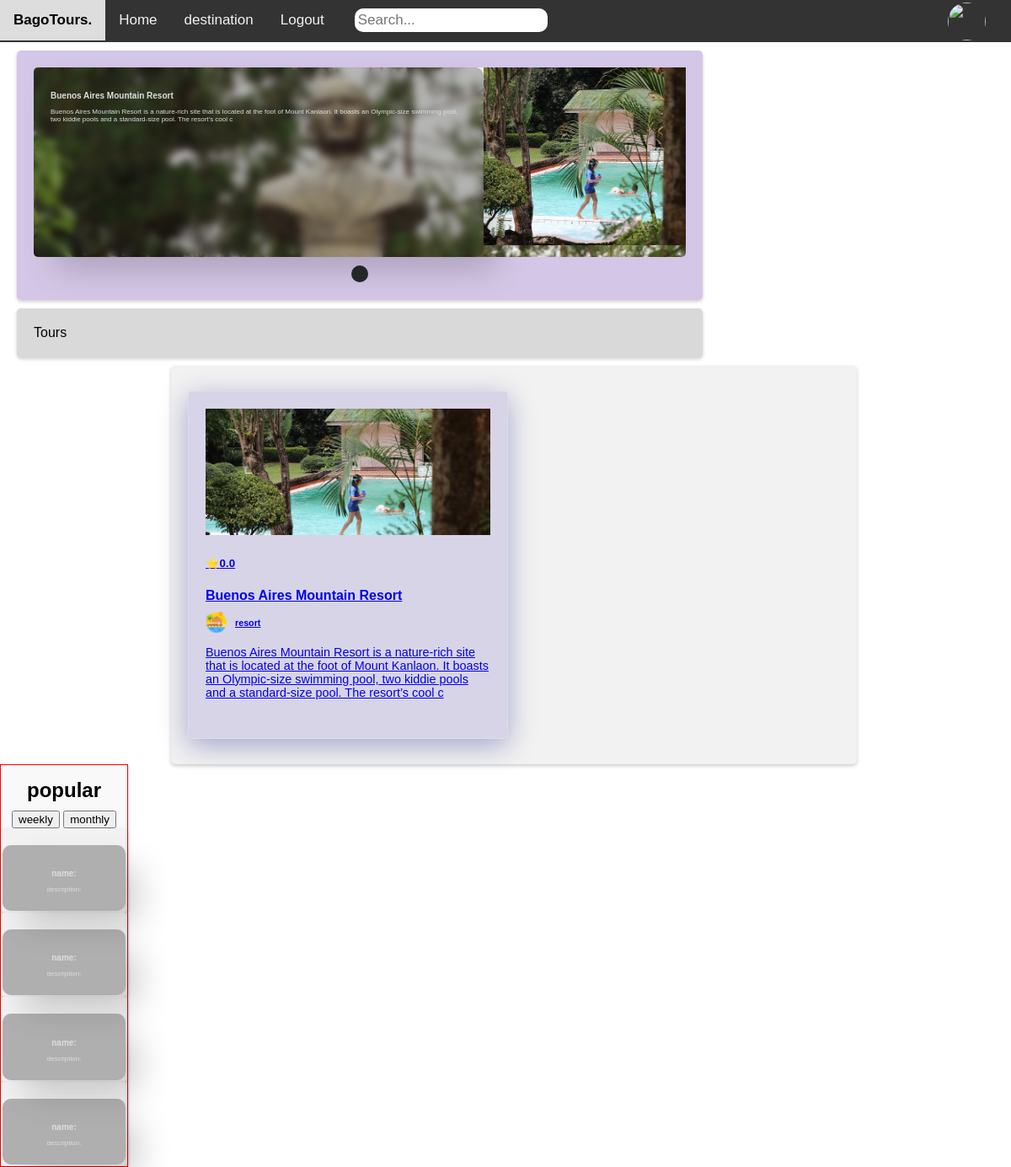
Page /user/home.php on the committed database.
### tables this page shows
CREATE TABLE `tours` (
  `id` int(50) NOT NULL,
  `user_id` int(50) NOT NULL,
  `img` varchar(50) NOT NULL,
  `title` varchar(200) NOT NULL,
  `address` varchar(200) NOT NULL,
  `latitude` varchar(50) NOT NULL,
  `longitude` varchar(50) NOT NULL,
  `type` varchar(50) NOT NULL,
  `description` varchar(200) NOT NULL,
  `status` varchar(50) NOT NULL,
  `date_created` datetime NOT NULL DEFAULT current_timestamp()
);

### func/user_func.php (called while the page is built, shortened)
<?php
function getAllTours($conn) {
    $sql = "SELECT * FROM tours WHERE status = 1";
    $result = mysqli_query($conn, $sql);
    $tours = [];
    if (mysqli_num_rows($result) > 0) {
        while ($row = mysqli_fetch_assoc($result)) {
            $tours[] = $row;
        }
    }
    return $tours;
}
function getAverageRating($conn, $tour_id) {
    $stmt = $conn->prepare("
        SELECT COALESCE(AVG(r.rating), 0) AS average_rating
        FROM review_rating r
        WHERE r.tour_id = ?");
    $stmt->bind_param("i", $tour_id);
    $stmt->execute();
    $result = $stmt->get_result();
    if ($result->num_rows > 0) {
        return $result->fetch_assoc()['average_rating'];
    } else {
        return 0;
    }
}

### user/home.php (the view, shortened to what this page needs)
<?php
include("../func/user_func.php");
$tours = getAllTours($conn);
?>
<!DOCTYPE html>
<html>
<head>
<link rel="stylesheet" href="https://cdnjs.cloudflare.com/ajax/libs/font-awesome/4.7.0/css/font-awesome.min.css">
<link rel="stylesheet" href="assets/css/style.css">
</head>
<body>
<?php include('inc/topnav.php'); ?>
<main>
  <div class="content">
  <header class="recomendation">
  <?php
  $tab = 1;
  foreach ($tours as $tour) { ?>
    <div id="tab<?php echo $tab; ?>" class="tab <?php echo $tab === 1 ? 'active' : ''; ?>">
      <div class="tabcontainer">
        <div class="details">
          <h2><?php echo $tour['title'] ?></h2>
          <p><?php echo $tour['description'] ?></p>
        </div>
        <div>
          <img src="../upload/Tour Images/<?php echo $tour['img']?>" alt="">
        </div>
      </div>
    </div>
  <?php
      $tab++;
    }
  ?>
  <div class="circle-container">
    <?php for ($i = 1; $i < $tab; $i++) { ?>
      <button class="circle-button" onclick="showTab(<?php echo $i; ?>)"></button>
    <?php } ?>
  </div>
  </header>
  <div class="head">Tours</div>
  <div class="cardmain">
  <?php
      foreach ($tours as $tour) {
        $average_rating = getAverageRating($conn, $tour['id']);?>
            <a class="card" href="tour?tours=<?php echo $tour['id'] ?>">
            <img class="resorts" src="../upload/Tour Images/<?php echo $tour['img'] ?>" alt="">
            <h5>⭐<?php echo number_format($average_rating, 1)?></h5>
            <h2><?php echo $tour['title'] ?></h2>
            <div class="logo" style="display: flex; align-items: center;">
                <img src="../assets/icons/<?php echo htmlspecialchars($tour['type'], ENT_QUOTES, 'UTF-8'); ?>.png" alt="icon" style="width: 25px; height: 25px; margin-right: 10px;">
                <h6 style="margin: 0;">
                <?php echo htmlspecialchars($tour['type'], ENT_QUOTES, 'UTF-8'); ?>
            </h6>
        </div>
      <p><?php echo $tour['description'] ?></p>
    </a>
    <?php }
    ?>
  </div>
  </div>
  <div class="topdestination">
    <h1>popular</h1>
  <div>
      <button>weekly</button>
      <button>monthly</button>
    </div>
    <div class="popular">
      <div class="destination">
        <div class="details">
          <h2>name:</h2>
          <p>description:</p>
        </div>
      </div>
      <div class="destination">
        <div class="details">
          <h2>name:</h2>
          <p>description:</p>
        </div>
      </div>
      <div class="destination">
        <div class="details">
          <h2>name:</h2>
          <p>description:</p>
        </div>
      </div>
      <div class="destination">
        <div class="details">
          <h2>name:</h2>
          <p>description:</p>
        </div>
      </div>
    </div>
  </div>
</main>
</body>
</html>

### user/inc/topnav.php (shortened to what this page needs)
<div class="topnav" id="myTopnav">
  <div class="nav__logo"><a href="#">BagoTours.</a></div>
  <a href="home">Home</a>
  <a href="map">destination</a>
  <input type="text" id="search" class="search-input" placeholder="Search...">
  <img class="author-4" src="../upload/Profile Pictures/<?php echo $_SESSION['profile-pic'] ?>" alt="">
  <a href="../php/logout.php">Logout</a>
</div>

### user/assets/css/style.css (style rules this page uses)
body { margin: 0; font-family: Arial, Helvetica, sans-serif; }
.topnav { overflow: hidden; background-color: #333; height: 50px; }
.nav__logo a { font-size: 1.2rem; font-weight: 600; color: var(--white); font-family: serif; }
.topnav a { float: left; display: block; color: #f2f2f2; text-align: center; padding: 14px 16px; text-decoration: none; font-size: 17px; font-family: Arial, Helvetica, sans-serif; }
.topnav input[type=text] { float: none; padding: 4px; border: none; margin-top: 10px; margin-left: 20px; font-size: 17px; border-radius: 10px; }
.author-4 { float: right; width: 45px; height: 45px; border-radius: 100px; margin-top: 3px; margin-right: 30px; }
.content { display: block; margin-top: 10px; width: auto; margin-left: 20px; }
.recomendation { flex: 1; background-color: #a98ecd80; backdrop-filter: blur(4.4px); -webkit-backdrop-filter: blur(4.4px); height: 256px; width: 774px; padding: 20px; margin-top: 10px; margin-bottom: 10px; border-radius: 5px; box-shadow: 0px 2px 4px rgba(0,0,0,0.2); }
.circle-container { display: flex; justify-content: center; margin-bottom: 20px; position: relative; }
.circle-button { width: 20px; height: 20px; background-color: #252627; color: white; border: none; border-radius: 50%; text-align: center; line-height: 50px; font-size: 20px; margin: 10px; cursor: pointer; transition: background-color 0.3s; }
.tab { display: none; }
.tab.active { display: block; }
.tabcontainer { display: flex; }
#tab1 { background-image: url("../capstone landing page/assets/discover-3.png"); background-repeat: no-repeat; background-size: cover; border-radius: 5px; }
.details { background: rgba(20, 20, 20, 0.3); box-shadow: 20px 20px 40px -6px rgba(0,0,0,0.2); backdrop-filter: blur(4.4px); -webkit-backdrop-filter: blur(4.4px); border-radius: 10px; color: #ddd; }
.details { flex: 2; padding: 20px; }
.recomendation h2 { font-size: 1.5rem; font-weight: 600; margin-bottom: 10px; }
.recomendation p { font-size: 1rem; margin-bottom: 10px; }
.recomendation img { width: 240px; height: 211px; object-fit: cover; margin-bottom: 10px; }
.head { display: flex; justify-content: space-between; align-items: center; background-color: #D9D9D9; height: auto !important; width: 774px; padding: 20px; display: flex; margin-top: 10px; margin-bottom: 10px; border-radius: 5px; box-shadow: 0px 2px 4px rgba(0,0,0,0.2); }
.cardmain { display: flex; flex-wrap: wrap; justify-content: space-between; background-color: #f2f2f2; width: 774px; padding: 20px; margin: 0 auto; border-radius: 5px; box-shadow: 0px 2px 4px rgba(0, 0, 0, 0.2); }
.card { background: rgba(152, 144, 205, 0.3); box-shadow: 0 8px 32px 0 rgba( 31, 38, 135, 0.37 ); backdrop-filter: blur( 8px ); -webkit-backdrop-filter: blur( 8px ); border-radius: 10px; border: 1px solid rgba( 255, 255, 255, 0.18 ); width: calc(45% - 10px); padding: 20px; margin-top: 10px; margin-bottom: 10px; border-radius: 5px; }
.card img { width: 100%; height: 150px; object-fit: cover; }
.card h2 { font-size: 1rem; font-weight: 600; margin-bottom: 10px; }
.card p { font-size: 0.9rem; margin-bottom: 10px; white-space: normal; text-overflow: ellipsis; height: 80px; overflow: hidden; }
.topdestination { display: block; background-color: #f9f9f9; box-shadow: 0px 2px 4px rgba(0,0,0,0.2); width: 150px; text-align: center; height: auto!important; margin-right: 10px; border: solid 1px red; }
.topdestination h1 { font-size: 1.5rem; font-weight: 600; margin-bottom: 10px; }
.destination { background-color: #f2f2f2; padding: 2px; border-radius: 5px; box-shadow: 0px 2px 4px rgba(0,0,0,0.2); }
.details { display: flex; flex-direction: column; }
.details h2 { font-size: 10px; font-weight: 600; margin-bottom: 1px; }
.details p { font-size: 8px; margin-bottom: 1px; }

### rows in the picture
tours: title "Buenos Aires Mountain Resort", description "Buenos Aires Mountain Resort is a nature-rich site that is located at the foot of Mount Kanlaon. It boasts an Olympic-size swimming pool, two kiddie pools and a standard-size pool. The resort’s cool c", img (picture), average_rating "0.0", type (picture), type "resort"
